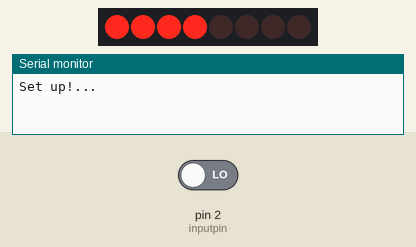
Recording of a sketch running on a simulated Arduino Uno, built with avr-gcc and run on an emulated ATmega328P. On the bench: 8 shift-register outputs drawn as a row of LEDs (first output left, lit = HIGH), the last lines printed to the serial monitor. Wiring (inferred from the names in the program): shift register (74HC595): data pin 12; shift clock pin 7; latch pin 8. Wiring (inferred from the signals the program sends): row of LEDs: on Q0, Q1, Q2, Q3, Q4, Q5, Q6, Q7. The test bench sets the inputs (shaded band); at power-on: pin 2 (inputpin) LOW.

Above: at 0.1 s.
At 1.7 s:
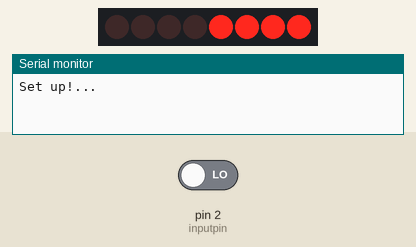
1.8 s: pin 2 (inputpin) driven HIGH
At 2.3 s:
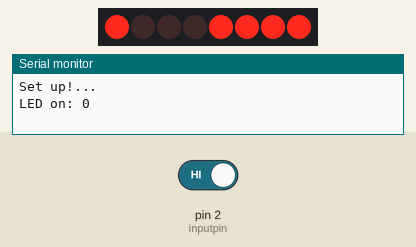
Timing chart, 0 to 4.8 s (numbered marks = the images above; inputs shaded):
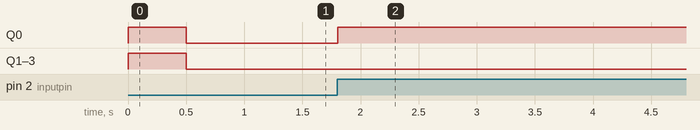

Measured:
- after the input at 1.8 s, Q0: LOW → HIGH at once

The sketch:

shift_register_4_leds_4_buttons.ino
```cpp
/*
SparkFun Inventor's Kit
Example sketch 13
Adjusted by: Germán Carrillo [gcarrillo@linuxmail.org]

SHIFT REGISTER

  Use a shift register to turn three pins into eight (or more!)
  outputs

  An integrated circuit ("IC"), or "chip", is a self-contained
  circuit built into a small plastic package. (If you look closely
  at your Arduino board you'll see a number of ICs.) There are
  thousands of different types of ICs available that you can use
  to perform many useful functions.

  The 74HC595 shift register in your kit is an IC that has eight
  digital outputs. To use these outputs, we'll use a new interface
  called SPI (Serial Peripheral Interface). It's like the TX and
  RX you're used to, but has an additional "clock" line that
  controls the speed of the data transfer. Many parts use SPI
  for communications, so the Arduino offers simple commands called
  shiftIn() and shiftOut() to access these parts.

  This IC lets you use three digital pins on your Arduino to
  control eight digital outputs on the chip. And if you need
  even more outputs, you can daisy-chain multiple shift registers
  together, allowing an almost unlimited number of outputs from
  the same three Arduino pins! See the shift register datasheet
  for details:

  http://www.sparkfun.com/datasheets/IC/SN74HC595.pdf

Hardware connections:

  Shift register:

    Plug in the chip so it bridges the center "canyon"
    on the breadboard.

    The shift register has 16 pins. They are numbered
    counterclockwise starting at the pin 1 mark (notch
    in the end of the chip). See the datasheet above
    for a diagram.

    74HC595 pin		LED pin		Arduino pin

    1  (QB)		LED 2 +
    2  (QC)		LED 3 +
    3  (QD)		LED 4 +
    4  (QE)		LED 5 +
    5  (QF)		LED 6 +
    6  (QG)		LED 7 +
    7  (QH)		LED 8 +
    8  (GND)				GND

    9  (QH*)
    10 (SRCLR*)				5V
    11 (SRCLK)				Digital 3
    12 (RCLK)				Digital 4
    13 (OE*)				GND
    14 (SER)				Digital 2
    15 (QA)		LED 1 +
    16 (VCC)				5V

  LEDs:

    After making the above connections to the positive (longer)
    legs of the LEDs, connect the negative side (short lead) of
    each LED to a 330 Ohm resistor, and connect the other side
    of each resistor to GND.

This sketch was written by SparkFun Electronics,
with lots of help from the Arduino community.
This code is completely free for any use.
Visit http://learn.sparkfun.com/products/2 for SIK information.
Visit http://www.arduino.cc to learn about the Arduino.

Version 2.0 6/2012 MDG
*/


// Pin definitions:
// The 74HC595 uses a type of serial connection called SPI
// (Serial Peripheral Interface) that requires three pins:

const int datapin = 12;
const int clockpin = 7;
const int latchpin = 8;
const int inputpin = 2;

// We'll also declare a global variable for the data we're
// sending to the shift register:
byte data = 0;


void setup()
{
  // Set the three SPI pins to be outputs:
  pinMode(datapin, OUTPUT);
  pinMode(clockpin, OUTPUT);
  pinMode(latchpin, OUTPUT);

  pinMode(inputpin, INPUT);
  Serial.begin(9600);
  Serial.println("Set up!...");

  //allHigh(); // Use this for first tests
  setAllLEDs(HIGH); // Just to let users know the control starts receiving...
  delay(500);
  initializeLEDsAndButtons();
}


void loop()
{
  if (digitalRead(inputpin) == HIGH){
    //Serial.println("HIGH");
    lightLED(getLEDfromButton(getPressedButton()));
    delay(500);
  }
}


void shiftWrite(int desiredPin, boolean desiredState)

// This function lets you make the shift register outputs
// HIGH or LOW in exactly the same way that you use digitalWrite().

// Like digitalWrite(), this function takes two parameters:

//    "desiredPin" is the shift register output pin
//    you want to affect (0-7)

//    "desiredState" is whether you want that output
//    to be HIGH or LOW

// Inside the Arduino, numbers are stored as arrays of "bits",
// each of which is a single 1 or 0 value. Because a "byte" type
// is also eight bits, we'll use a byte (which we named "data"
// at the top of this sketch) to send data to the shift register.
// If a bit in the byte is "1", the output will be HIGH. If the bit
// is "0", the output will be LOW.

// To turn the individual bits in "data" on and off, we'll use
// a new Arduino commands called bitWrite(), which can make
// individual bits in a number 1 or 0.
{
  // First we'll alter the global variable "data", changing the
  // desired bit to 1 or 0:

  bitWrite(data, desiredPin, desiredState);

  // Now we'll actually send that data to the shift register.
  // The shiftOut() function does all the hard work of
  // manipulating the data and clock pins to move the data
  // into the shift register:

  //Serial.println(data);
  shiftOut(datapin, clockpin, MSBFIRST, data);
  //Serial.println(data);

  // Once the data is in the shift register, we still need to
  // make it appear at the outputs. We'll toggle the state of
  // the latchPin, which will signal the shift register to "latch"
  // the data to the outputs. (Latch activates on the high-to
  // -low transition).

  digitalWrite(latchpin, HIGH);
  digitalWrite(latchpin, LOW);
}


void allHigh(){
  for(int index = 0; index <= 7; index++)
  {
    shiftWrite(index, HIGH);
  }
}

void setAllLEDs(boolean state){
  for (int index = 0; index < 4; index++)
    shiftWrite(index, state);
}

void setAllButtons(boolean state){
  for (int index = 4; index < 8; index++)
    shiftWrite(index, state);
}

void initializeLEDsAndButtons(){
  setAllLEDs(LOW);
  setAllButtons(HIGH);
}

int getLEDfromButton(int buttonIndex){
  int ledIndex = -1;
  if (buttonIndex != -1) {
    ledIndex = buttonIndex - 4;
  }
  return ledIndex;
}

int getPressedButton(){
  int buttonIndex = -1;
  setAllButtons(LOW);

  for(int j=4; j<8; j++){
    shiftWrite(j, HIGH);
    delayMicroseconds(500);

    if(digitalRead(inputpin) == HIGH){
        buttonIndex = j;
        break;
    }

    shiftWrite(j, LOW);  // Prepare for the next iteration
  }

  setAllButtons(HIGH);
  return buttonIndex;
}

void lightLED(int index){
  if (index != -1){
    setAllLEDs(LOW); // First, turn all LEDs off
    shiftWrite(index, HIGH);
    Serial.print("LED on: ");
    Serial.println(index);
  }
  else {
    Serial.print("LED index is -1, don't do anything...");
  }
}
```
